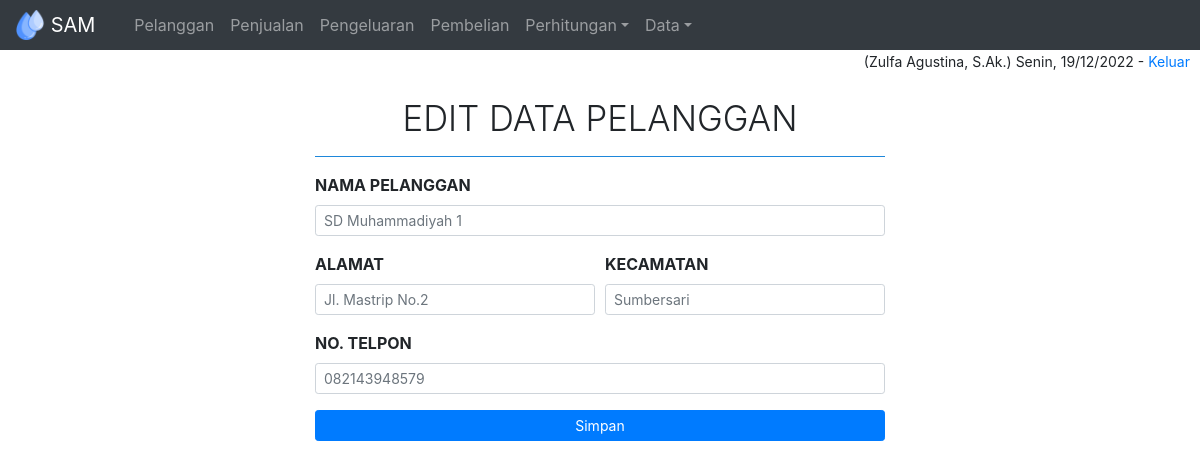
/php/pele.php?idp=P1 (signed in), run on the app's committed database.
### tables this page shows
CREATE TABLE IF NOT EXISTS `pelanggan` (
  `no` int(10) NOT NULL,
  `idp` varchar(50) NOT NULL,
  `nama` varchar(50) NOT NULL,
  `alamat` varchar(50) NOT NULL,
  `area` varchar(50) NOT NULL,
  `telp` varchar(20) NOT NULL
);

### php/pele.php (the view, shortened to what this page needs)
<?php
include 'head.php';
include 'navbar.php';
$idp = $_GET['idp'];
$query = mysql_query("SELECT *FROM pelanggan WHERE idp='$idp'") or die ('Error!!'.mysql_error());
$row = mysql_fetch_array ($query);
?>
<main role="main" class="container col-md-6">
<h4 class="display-4 text-center" style="font-size: 26pt">EDIT DATA PELANGGAN</h4>
<hr />
<form method="post">
<div class="form-row">
  <div class="form-group col-md-12">
    <label for="txtnama"><b>NAMA PELANGGAN</b></label>
    <input class="form-control form-control-sm" type="text" name="txtnama" placeholder="<?php echo $row['nama'] ?>" required >
  </div>
</div>
<div class="form-row">
  <div class="form-group col-md-6">
    <label for="txtalamat"><b>ALAMAT</b></label>
    <input class="form-control form-control-sm" type="text" name="txtalamat" placeholder="<?php echo $row['alamat'] ?>">
  </div>
  <div class="form-group col-md-6">
    <label for="txtkec"><b>KECAMATAN</b></label>
    <input class="form-control form-control-sm" type="text" name="txtkec" placeholder="<?php echo $row['area'] ?>">
  </div>
</div>
<div class="form-row">
  <div class="form-group col-md-12">
    <label for="txtnotel"><b>NO. TELPON</b></label>
    <input class="form-control form-control-sm" type="number" name="txtnotel" placeholder="<?php echo $row['telp'] ?>">
  </div>
</div>
<button class="btn btn-sm btn-primary btn-block" type="submit" name="submit">Simpan</button>
</form>
</main>
    <?php
include 'foot.php';
?>

### css/sam.css (style rules this page uses)
html, body { height:100%; }
body { font-size: .875rem; }
hr { background-color: #2196f3; }

### data on the page
pelanggan: txtnama "SD Muhammadiyah 1", txtalamat "Jl. Mastrip No.2", txtkec "Sumbersari", txtnotel "082143948579"

### other printed values
$_SESSION['nama'] "Zulfa Agustina, S.Ak."
$hari "Senin"
$txttgl "19/12/2022"
